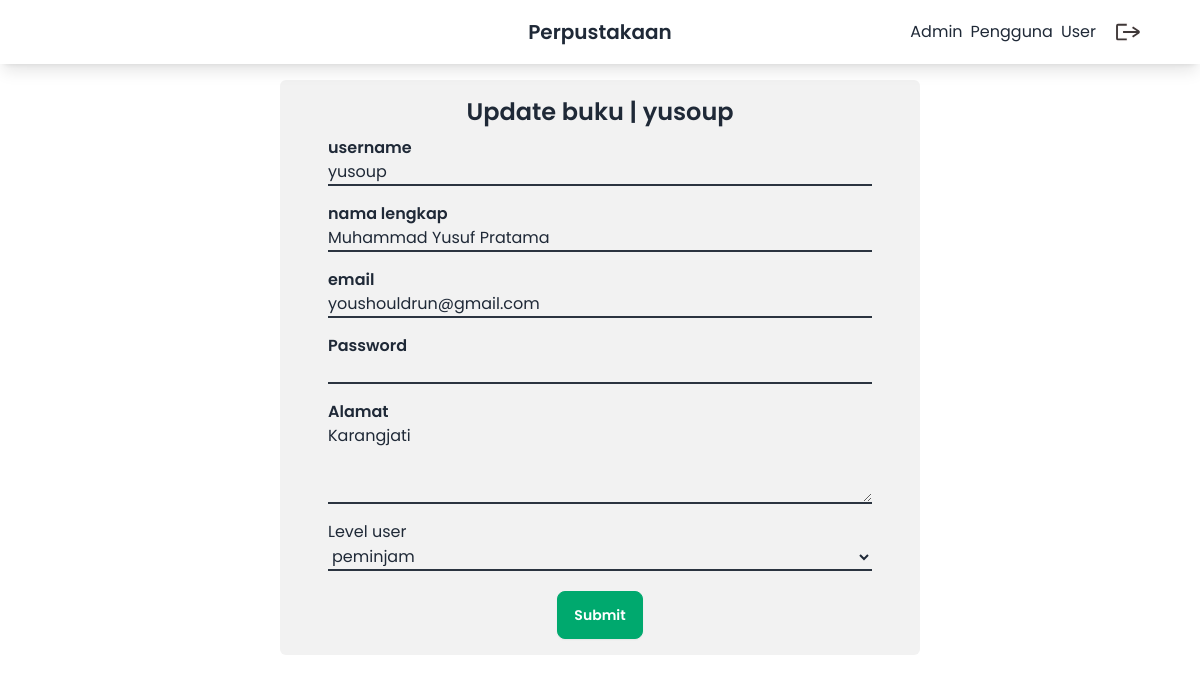
Before: /src/view/pengguna/update.php?user=2 (signed in) with the older database file.
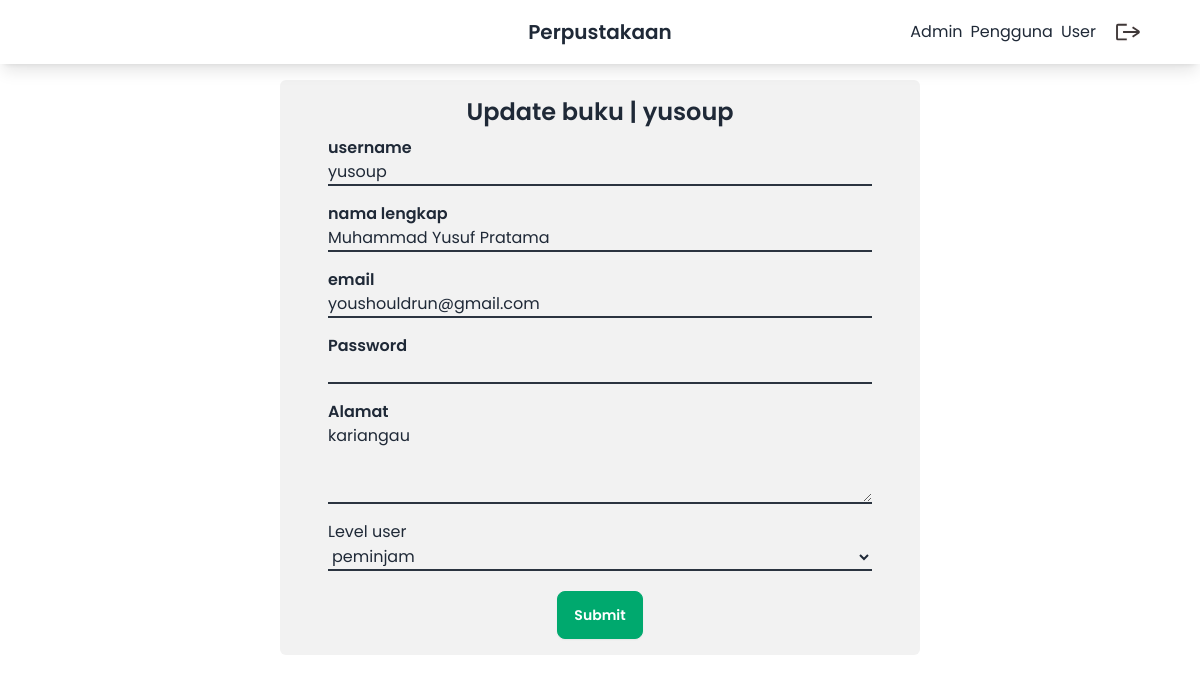
After: the same page with the newer database file.
### tables this page shows
CREATE TABLE `tbl_user` (
  `id_user` int(11) NOT NULL,
  `username` varchar(255) NOT NULL,
  `password` varchar(255) NOT NULL,
  `email` varchar(255) NOT NULL,
  `nama_lengkap` varchar(255) NOT NULL,
  `alamat` text NOT NULL,
  `level` enum('administrator','petugas','peminjam','') NOT NULL DEFAULT 'peminjam'
);

### src/view/pengguna/update.php (the view, shortened to what this page needs)
<?php include '../partials/_header.php' ?>
    <?php
    $id_user = $_GET['user'];
    $getUser = mysqli_query($con, "SELECT * FROM tbl_user WHERE id_user='$id_user'");
    $f = mysqli_fetch_array($getUser);
    ?>
    <main class="relative top-16 z-[10] px-0 md:px-3 py-4 flex flex-col justify-center items-center">
        <form action="crud/aksi-update.php" enctype="multipart/form-data" method="post" class="bg-base-200 w-full md:w-[40rem] rounded-md px-4 md:px-12 py-4  flex flex-col justify-center items-center">
            <h1 class="text-2xl font-semibold">Update buku | <?= $f['username'] ?></h1>
            <div class="flex flex-col py-2 items-start self-start w-full">
                <label class="font-semibold" for="">username</label>
                <input name="username" value="<?=$f['username']?>" class="border-b-2 border-neutral w-full bg-transparent" type="text">
            </div>
            <div class="flex flex-col py-2 items-start self-start w-full">
                <label class="font-semibold" for="">nama lengkap</label>
                <input name="nama_lengkap" value="<?=$f['nama_lengkap']?>" class="border-b-2 border-neutral w-full bg-transparent" type="text">
            </div>
            <div class="flex flex-col py-2 items-start self-start w-full">
                <label class="font-semibold" for="">email</label>
                <input name="email" value="<?=$f['email']?>" class="border-b-2 border-neutral w-full bg-transparent" type="text">
            </div>
            <div class="flex flex-col py-2 items-start self-start w-full">
                <label class="font-semibold" for="">Password</label>
                <input name="password" class="border-b-2 border-neutral w-full bg-transparent" type="text">
            </div>
            <div class="flex flex-col py-2 items-start self-start w-full">
                <label class="font-semibold" for="">Alamat</label>
                <textarea name="alamat" id="" cols="20" rows="10" class="border-b-2 border-neutral h-20 w-full bg-transparent"><?= $f['alamat'] ?></textarea>
            </div>
            <div class="flex flex-col py-2 items-start self-start w-full">
                <label for="">Level user</label>
                <select name="level" id="" class="border-b-2 border-neutral w-full bg-transparent">
                    <option <?= $f['level'] == 'peminjam' ? 'select' : '' ?> value="peminjam">peminjam</option>
                </select>
            </div>
            <button class="btn btn-success text-base-100 mt-3">Submit</button>
        </form>
    </main>
<?php include '../partials/_footer.php' ?>

Changed rows visible on the page:
changed tbl_user "yusoup": alamat "Karangjati" → "kariangau"
